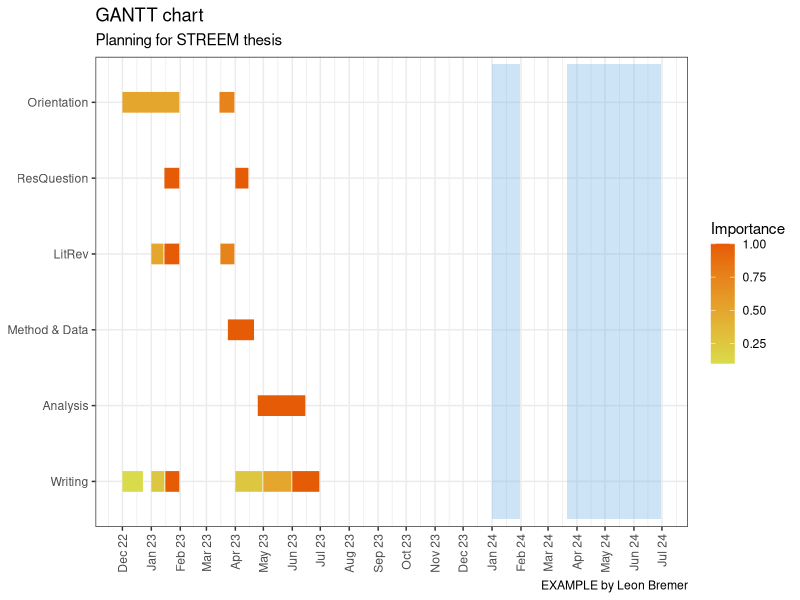
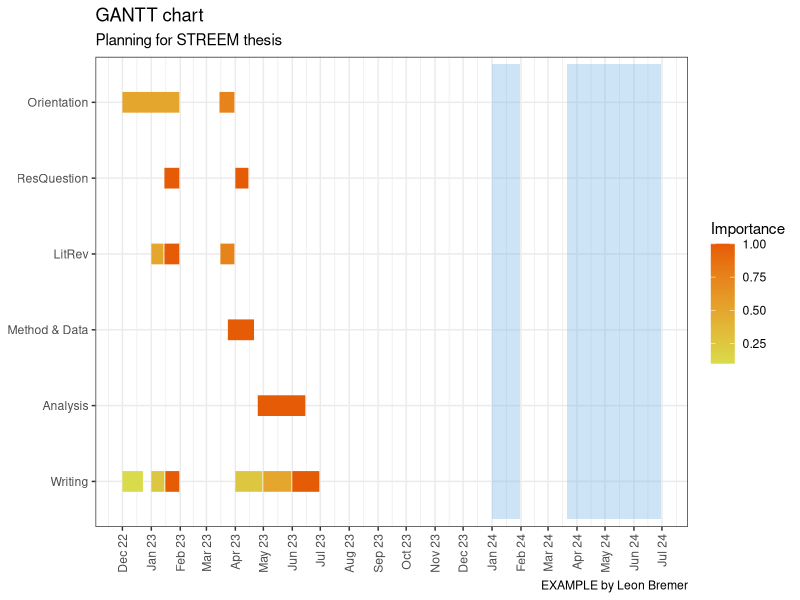

Write the R code that produced these figures, in order.
########################################
# Purpose:  Simple GANTT chart for research planning. Example for STREEM
#           students.
# Date:     Nov 1, 2022
# Author:   Leon Bremer
########################################

### Load external packages
library(tidyverse)
library(readxl)

### Setup
setwd('C:/Users/abr448/Documents/VU/TSS/TSS2023-24')

### Data
tbl <- read_excel("data/gantt_dates.xlsx") %>%
  mutate(
    Stage = factor(x = Stage,
                   levels = 1:6,
                   labels = c('Orientation', 'ResQuestion', 'LitRev',
                              'Method & Data', 'Analysis', 'Writing')),
    Start = as.Date(Start),
    End = as.Date(End)
  )

### Plot
ggplot(data = tbl,
       mapping = aes(x = Start, xend = End, y = Stage, yend = Stage,
                     color = Importance)) +
  annotate('rect', xmin = as.Date('2024-01-01'), xmax = as.Date('2024-01-31'),
           ymin = .5, ymax = tbl$Stage %>% levels() %>% length() + .5,
           fill = '#6fb3e3', alpha = .35) +
  annotate('rect', xmin = as.Date('2024-03-21'), xmax = as.Date('2024-06-30'),
           ymin = .5, ymax = tbl$Stage %>% levels() %>% length() + .5,
           fill = '#6fb3e3', alpha = .35) +
  geom_segment(size = 7) +
  labs(title = 'GANTT chart',
       subtitle = 'Planning for STREEM thesis',
       caption = 'EXAMPLE by Leon Bremer') +
  scale_x_date(date_breaks = "1 month", date_labels =  "%b %y") +
  scale_y_discrete(limits = rev) +
  theme_bw() +
  theme(
    axis.text.x = element_text(angle = 90, vjust = 0.5, hjust=1),
    axis.title = element_blank()
  ) +
  scale_color_continuous(low = '#d9db4b', high = '#e65b05')

ggsave('figures/gantt_example.pdf',
       width = 8,
       height = 3)
